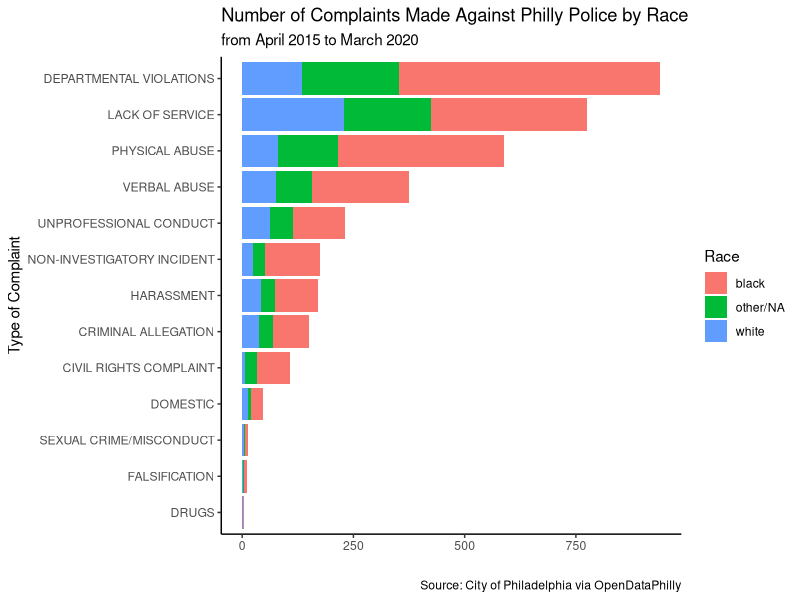

Write the R code that produced this figure.
## ---- chunk 1
knitr::opts_chunk$set(echo = TRUE)

library(tidyverse)

philly <- read_csv("ppd_complaints.csv", col_types = cols(
  complaint_id = col_character(),
  date_received = col_date(format = ""),
  district_occurrence = col_character(),
  general_cap_classification = col_character(),
  summary = col_character()
))

demographics <- read_csv("ppd_complainant_demographics.csv", col_types = cols(
  complaint_id = col_character(),
  complainant_sex = col_character(),
  complainant_race = col_character(),
  complainant_age = col_double()
))

philly_full <- philly %>%
  full_join(demographics, by = "complaint_id")
## ---- chunk 2

philly_clean <- philly_full %>%
  mutate(year = format(as.Date(date_received, format = "%Y-%m-%d"), "%Y")) %>%
  select(year, district_occurrence, general_cap_classification, complainant_race) %>%
  mutate(race = case_when(
    complainant_race == "black" ~ "black",
    complainant_race == "white" ~ "white",
    TRUE ~ "other/NA"
  )) %>%
  drop_na(general_cap_classification) %>%
  group_by(race) %>%
  count(general_cap_classification)

complaints_by_race <- philly_clean %>%
  ggplot(aes(x = reorder(general_cap_classification, n), y = n, fill = reorder(race, -n))) +
  geom_col() +
  coord_flip() +
  theme_classic() +
  labs(title = "Number of Complaints Made Against Philly Police by Race",
       subtitle = "from April 2015 to March 2020",
       x = "Type of Complaint",
       y = "",
       fill = "Race",
       caption = "Source: City of Philadelphia via OpenDataPhilly")
